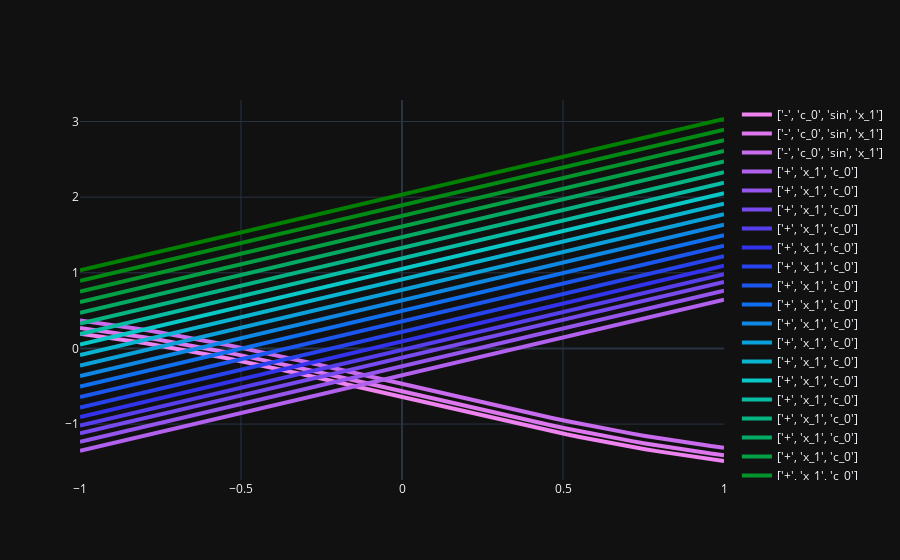

Source (notebook cell):
### Markdown cell above
### Plot interpolations

### Code cell
from src.evaluation import plot_interpolations
equation_1 = 'x_1*c_1'
equation_2 = 'x_1+c_1'
df, _ = get_interpolated_df(
    kind="classifier",
    model=autoencoder_equations,
    equation_tree_dataset=dataset,
    latent_space_representation=latent_space_representation,
    equation_1=equation_1,
    equation_2=equation_2,
    c_1=-1.0,
    c_2=1.0,
    num_interpolations=20,
    assignment=(is_function, is_operator, is_variable, is_constant),
    classes=classes,
)
if len(df.values)> 0:
    fig = plot_interpolations(df, assignment=(is_function, is_operator, is_variable, is_constant))
    fig.show()
